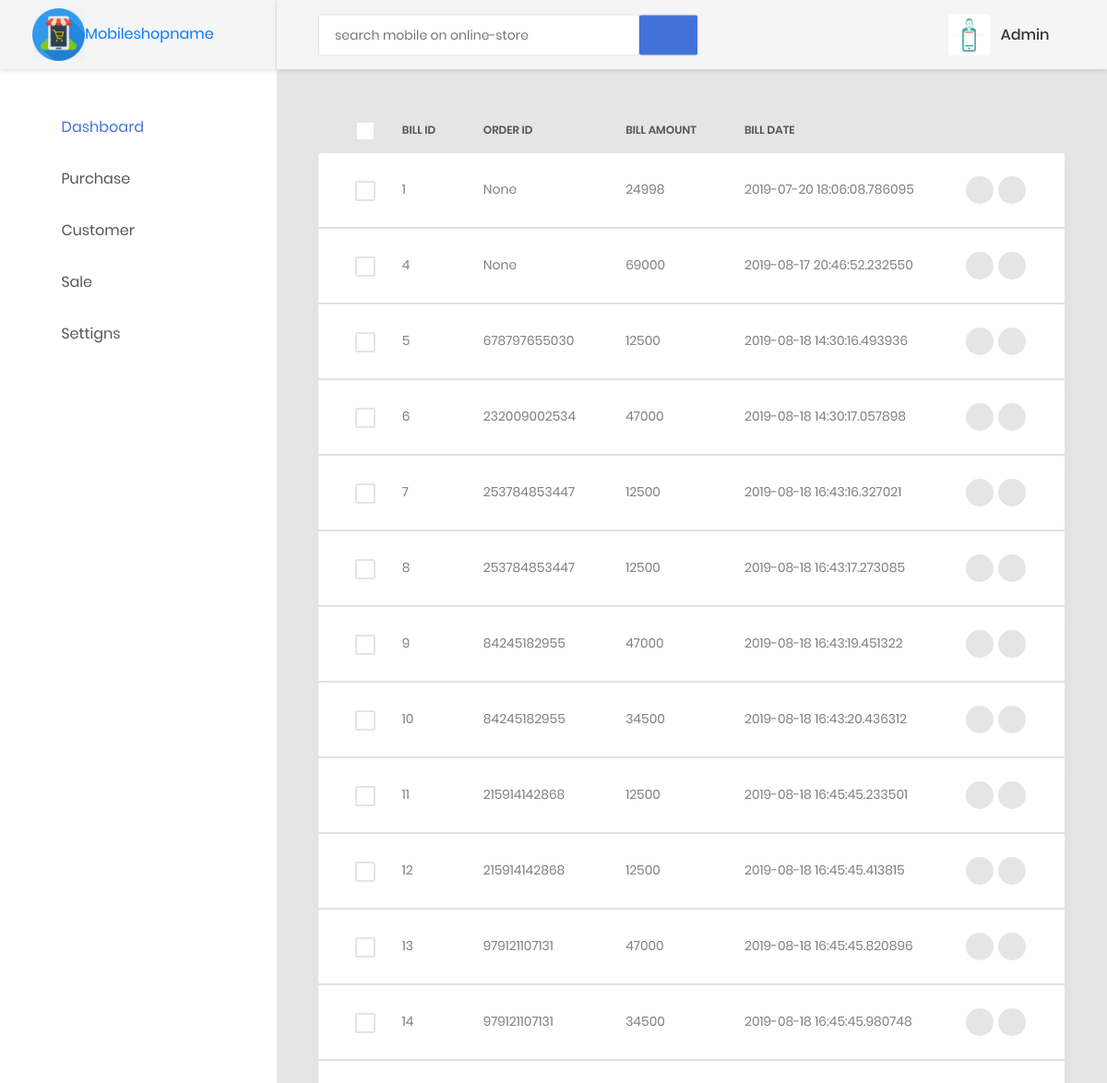
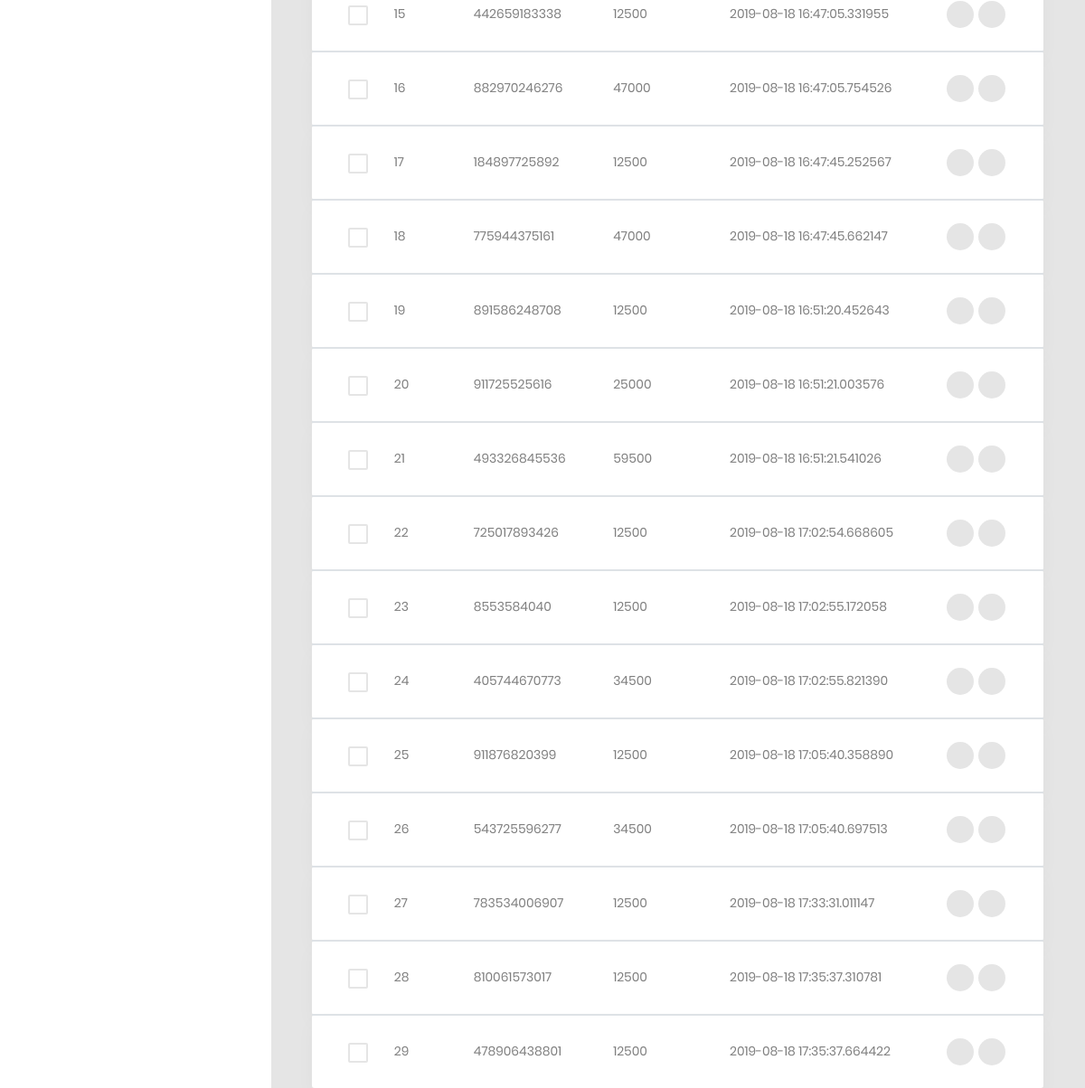
Page /viewbills (signed in) on the earlier database version (2 pictures, top to bottom).
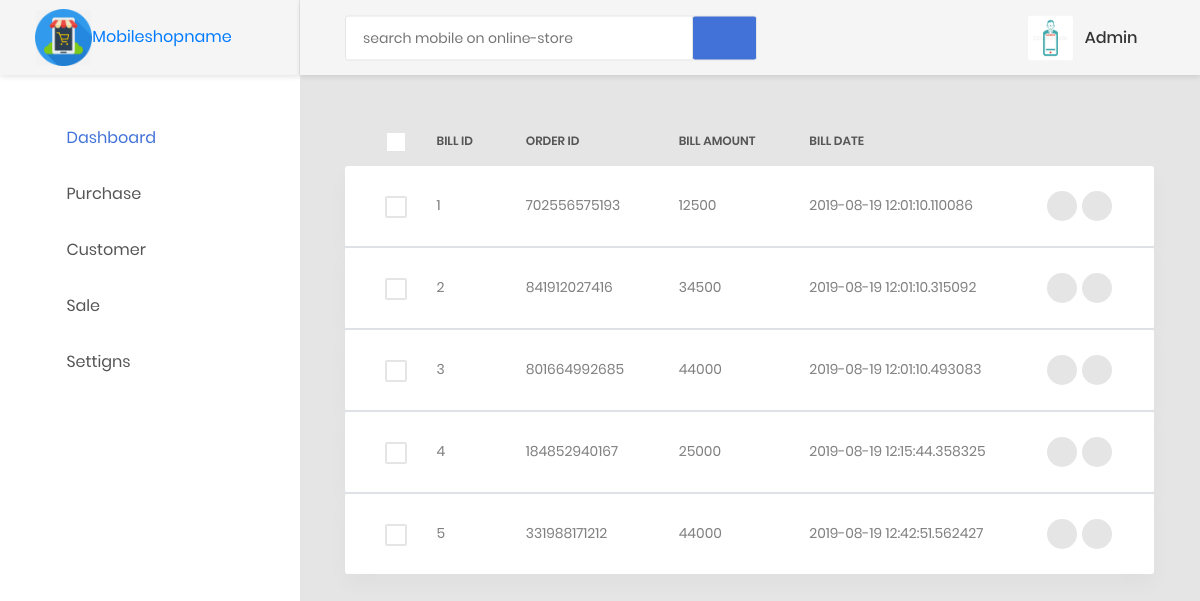
Same page on the later database version.
### models/create_models.py (models this page shows, shortened)
class Bill(db.Model):
    __tablename__='bills'
    id = db.Column(db.Integer,primary_key=True)
    o_id = db.Column(db.Integer(), db.ForeignKey('sales_items.id', ondelete='CASCADE'))
    bill_amount = db.Column(db.String(255), nullable=False)
    bill_barcode = db.Column(db.LargeBinary)
    bill_date = db.Column(db.DateTime, nullable=False, default=datetime.utcnow)
    sales = db.relationship("SalesItems", backref="bills")

### orders/orders.py (the view)
@order.route('/viewbills')
def viewbills():
    bills = Bill.query.all()
    return render_template('static priya mobile/orders/viewbills.html',bills=bills)

### customers/customers.py (called while the page is built)
@customer.before_app_request
def load_logged_in_user():
    user_id = session.get('user_id')
    if user_id is None:
        g.user = None
    else:
        g.user = User.query.filter_by(id=user_id).first()

### users/adduser.py (called while the page is built)
@auth.before_app_request
def load_logged_in_user():
    user_id = session.get('user_id')
    if user_id is None:
        g.user = None
    else:
        g.user = User.query.filter_by(id=user_id).first()

### templates/static priya mobile/orders/viewbills.html (shortened to what this page needs)
{% extends 'static priya mobile/base1.html' %}
{% block content %}
{% if g.user %}
                        <div class="row">
                            <div class="col-md-12">
                                <div class="table-responsive table-responsive-data2">
                                    <table class="table table-data2" id="myTable">
                                        <thead>
                                            <tr>
                                                <th>
                                                    <label class="au-checkbox">
                                                        <span class="au-checkmark"></span>
                                                    </label>
                                                </th>
                                                <th>Bill ID</th>
                                                <th>Order ID</th>
                                                <th>Bill Amount</th>
                                                <th>Bill Date</th>
                                            </tr>
                                        </thead>
                                        {% for bill in bills %}
                                        <tbody>
                                            <tr class="tr-shadow">
                                                <td>
                                                    <label class="au-checkbox">
                                                        <span class="au-checkmark"></span>
                                                    </label>
                                                </td>
                                                <td>
                                                    {{ bill.id }}
                                                </td>
                                                <td>
                                                    {{ bill.o_id }}
                                                </td>
                                                <td>
                                                    {{ bill.bill_amount }}
                                                </td>
                                                <td>
                                                    {{ bill.bill_date }}
                                                </td>
                                                <td>
                                                    <div class="table-data-feature">
                                                        <button class="item" data-toggle="tooltip" data-placement="top" title="More">
                                                            <i class="zmdi zmdi-more"></i>
                                                        </button>
                                                        <a href="{{ url_for('order.deletebills' , id=bill.id) }}"><button class="item" data-toggle="tooltip" data-placement="top" title="Delete">
                                                            <i class="zmdi zmdi-delete"></i>
                                                        </button></a>&nbsp;&nbsp;
                                                    </div>
                                                </td>
                                            </tr>
                                        </tbody>
                                        {% endfor %}
                                    </table>
                                </div>
 {% endif %}
          {% endblock %}

Differences in the rows shown:
removed Bill: id "6", o_id "232009002534", bill_amount "47000", bill_date "2019-08-18 14:30:17.057898"
removed Bill: id "7", o_id "253784853447", bill_amount "12500", bill_date "2019-08-18 16:43:16.327021"
removed Bill: id "8", o_id "253784853447", bill_amount "12500", bill_date "2019-08-18 16:43:17.273085"
removed Bill: id "9", o_id "84245182955", bill_amount "47000", bill_date "2019-08-18 16:43:19.451322"
removed Bill: id "10", o_id "84245182955", bill_amount "34500", bill_date "2019-08-18 16:43:20.436312"
removed Bill: id "11", o_id "215914142868", bill_amount "12500", bill_date "2019-08-18 16:45:45.233501"
removed Bill: id "12", o_id "215914142868", bill_amount "12500", bill_date "2019-08-18 16:45:45.413815"
removed Bill: id "13", o_id "979121107131", bill_amount "47000", bill_date "2019-08-18 16:45:45.820896"
removed Bill: id "14", o_id "979121107131", bill_amount "34500", bill_date "2019-08-18 16:45:45.980748"
removed Bill: id "15", o_id "442659183338", bill_amount "12500", bill_date "2019-08-18 16:47:05.331955"
removed Bill: id "16", o_id "882970246276", bill_amount "47000", bill_date "2019-08-18 16:47:05.754526"
removed Bill: id "17", o_id "184897725892", bill_amount "12500", bill_date "2019-08-18 16:47:45.252567"
removed Bill: id "18", o_id "775944375161", bill_amount "47000", bill_date "2019-08-18 16:47:45.662147"
removed Bill: id "19", o_id "891586248708", bill_amount "12500", bill_date "2019-08-18 16:51:20.452643"
removed Bill: id "20", o_id "911725525616", bill_amount "25000", bill_date "2019-08-18 16:51:21.003576"
removed Bill: id "21", o_id "493326845536", bill_amount "59500", bill_date "2019-08-18 16:51:21.541026"
removed Bill: id "22", o_id "725017893426", bill_amount "12500", bill_date "2019-08-18 17:02:54.668605"
removed Bill: id "23", o_id "8553584040", bill_amount "12500", bill_date "2019-08-18 17:02:55.172058"
removed Bill: id "24", o_id "405744670773", bill_amount "34500", bill_date "2019-08-18 17:02:55.821390"
removed Bill: id "25", o_id "911876820399", bill_amount "12500", bill_date "2019-08-18 17:05:40.358890"
removed Bill: id "26", o_id "543725596277", bill_amount "34500", bill_date "2019-08-18 17:05:40.697513"
removed Bill: id "27", o_id "783534006907", bill_amount "12500", bill_date "2019-08-18 17:33:31.011147"
removed Bill: id "28", o_id "810061573017", bill_amount "12500", bill_date "2019-08-18 17:35:37.310781"
removed Bill: id "29", o_id "478906438801", bill_amount "12500", bill_date "2019-08-18 17:35:37.664422"
changed Bill id 1: o_id "None" → "702556575193"; bill_amount "24998" → "12500"; bill_date "2019-07-20 18:06:08.786095" → "2019-08-19 12:01:10.110086"
added Bill: id "2", o_id "841912027416", bill_amount "34500", bill_date "2019-08-19 12:01:10.315092"
added Bill: id "3", o_id "801664992685", bill_amount "44000", bill_date "2019-08-19 12:01:10.493083"
changed Bill id 4: o_id "None" → "184852940167"; bill_amount "69000" → "25000"; bill_date "2019-08-17 20:46:52.232550" → "2019-08-19 12:15:44.358325"
changed Bill id 5: o_id "678797655030" → "331988171212"; bill_amount "12500" → "44000"; bill_date "2019-08-18 14:30:16.493936" → "2019-08-19 12:42:51.562427"
